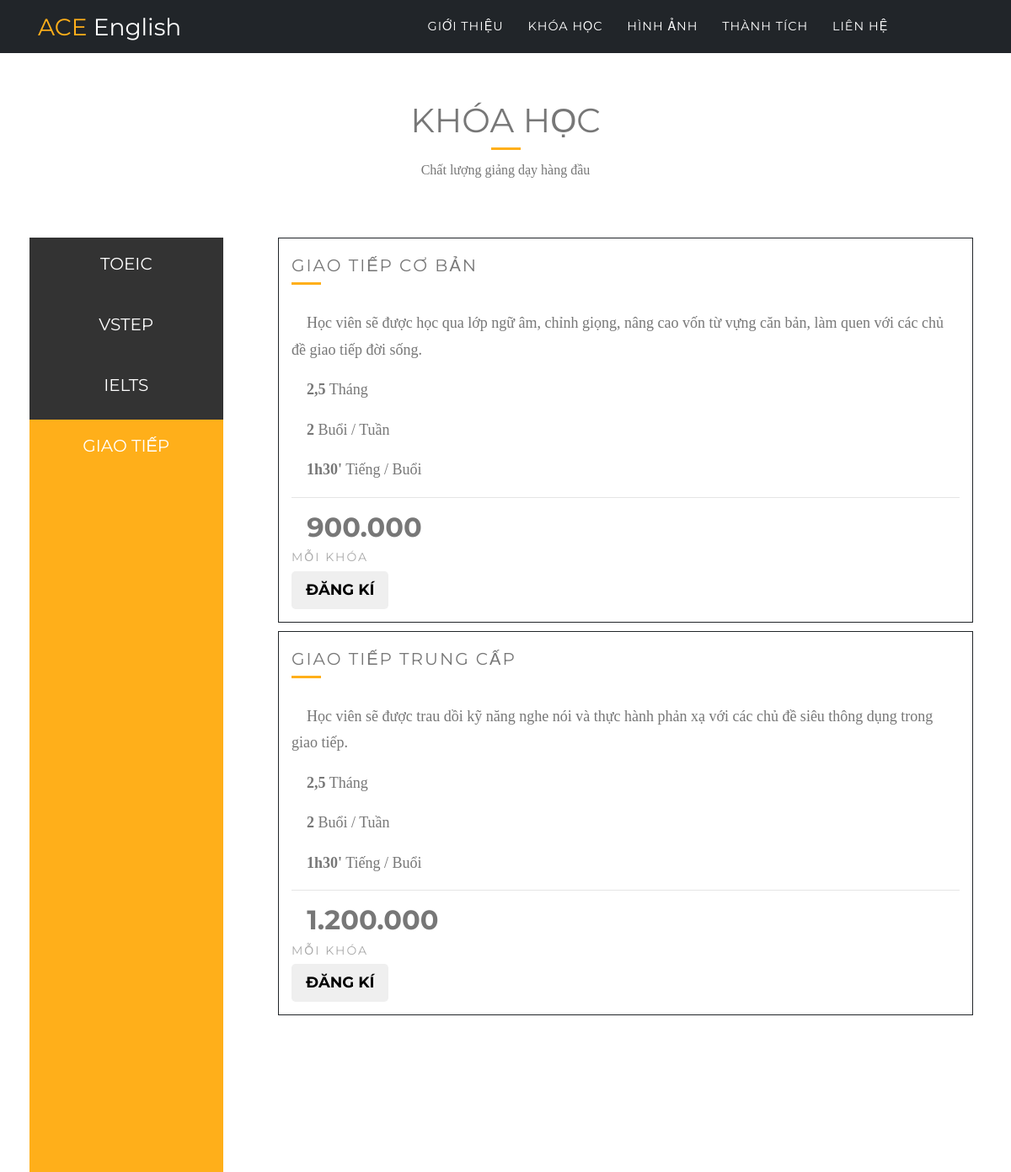
/giao-tiep, run on the app's committed database.
### main/models.py (models this page shows, shortened)
class CourseDesc(models.Model):
    course = models.ForeignKey(Course, related_name='description')
    course_name = models.CharField(max_length=255)
    description = models.CharField(max_length=4000)
    duration = models.CharField(max_length=255)
    days_per_week = models.CharField(max_length=255)
    hours_per_day = models.CharField(max_length=255)
    fee = models.CharField(max_length=255)

### main/views.py (the view)
# urls.py: url(r'^giao-tiep$', views.giaotiep, name='giaotiep'),
def giaotiep(request):
    gtcb = CourseDesc.objects.get(course_name = 'Giao tiếp cơ bản')
    gttc = CourseDesc.objects.get(course_name = 'Giao tiếp trung cấp')
    return render(request, 'giao-tiep.html', {'gtcb':gtcb, 'gttc':gttc})

### templates/giao-tiep.html (shortened to what this page needs)
﻿{% extends 'base.html' %}
{% block body %}
<head>
  <link rel="stylesheet" href="https://maxcdn.bootstrapcdn.com/font-awesome/4.5.0/css/font-awesome.min.css">
	<link rel="stylesheet" href="https://cdn.jsdelivr.net/themify-icons/0.1.2/css/themify-icons.css">
</head>
<body>
  <section class="title container" style="padding:45px 0 0px 0">
  <div class="row">
    <div class="col-md-12">
      <h1>Khóa Học</h1>
      <div class="seperator"></div>
      <p>Chất lượng giảng dạy hàng đầu </p>
    </div>
  </div>
</section>
<div class="container" >
  <div class="row">
    <div class="col-md-3 item">
      <div>
        <div class="icon-bar">
			  <a href="{% url 'toeic' %}">TOEIC</a>
			  <a href="{% url 'vstep' %}"  >VSTEP</a>
			  <a href="{% url 'ielts' %}"   >IELTS</a>
			  <a href="{% url 'giaotiep' %}" class="active">GIAO TIẾP</a>
		</div>
      </div>
    </div>
	<div class="col-md-9" >
      <div class="panel panel-default  item">
        <h4>{{gtcb.course_name}}</h4>
        <div class="seperator"></div>
        <div class="panel-body">
				  <p>&nbsp;&nbsp;&nbsp;&nbsp;{{gtcb.description}}</p>
				  <p>&nbsp;&nbsp;&nbsp;&nbsp;<strong>{{gtcb.duration}}</strong> Tháng</p>
				  <p>&nbsp;&nbsp;&nbsp;&nbsp;<strong>{{gtcb.days_per_week}}</strong> Buổi / Tuần</p>
				  <p>&nbsp;&nbsp;&nbsp;&nbsp;<strong>{{gtcb.hours_per_day}}</strong> Tiếng / Buổi</p>
				</div>
				<hr>
				<div class="panel-footer">
				  <h3>&nbsp;&nbsp;{{gtcb.fee}}</h3><h4>mỗi khóa</h4>
				  <button class="btn btn-lg"><a href="https://docs.google.com/forms/d/e/1FAIpQLSfg3Y7-w9VCgOi6QLiFa6Uwfezcqi_nIcKBXeik4pg4BFS8ow/viewform" target="_blank">Đăng kí</a></button>
				</div>
      </div>
	  <br>
	  <div class="panel panel-default  item">
        <h4>{{gttc.course_name}}</h4>
        <div class="seperator"></div>
        <div class="panel-body">
				  <p>&nbsp;&nbsp;&nbsp;&nbsp;{{gttc.description}}</p>
				  <p>&nbsp;&nbsp;&nbsp;&nbsp;<strong>{{gttc.duration}}</strong> Tháng</p>
				  <p>&nbsp;&nbsp;&nbsp;&nbsp;<strong>{{gttc.days_per_week}}</strong> Buổi / Tuần</p>
				  <p>&nbsp;&nbsp;&nbsp;&nbsp;<strong>{{gttc.hours_per_day}}</strong> Tiếng / Buổi</p>
				</div>
				<hr>
				<div class="panel-footer">
				  <h3>&nbsp;&nbsp;{{gttc.fee}}</h3><h4>mỗi khóa</h4>
				  <button class="btn btn-lg"><a href="https://docs.google.com/forms/d/e/1FAIpQLSfg3Y7-w9VCgOi6QLiFa6Uwfezcqi_nIcKBXeik4pg4BFS8ow/viewform" target="_blank">Đăng kí</a></button>
				</div>
      </div>
    </div>
  </div>
</div>
</body>
</html>
{% endblock %}

### templates/giao-tiep.html (style rules this page uses)
body { background: #fff; font-family: 'Merriweather', serif; font-size: 16px; color: #777; }
h1, h4 { font-family: 'Montserrat', sans-serif; font-weight: 400; }
.row { padding: 50px 0; }
.seperator { margin-bottom: 30px; width: 35px; height: 3px; background: #ffaf1a; border: none; }
.title { text-align: center; }
.title .row { padding: 50px 0 0; }
.title h1 { text-transform: uppercase; }
.title .seperator { margin: 0 auto 10px; }
.item { position: relative; margin-bottom: 10px; min-height: 1px; float: left; padding:15px; width:100%; }
.item h4 { font-size: 20px; margin-top: 5px; letter-spacing: 2px; text-transform: uppercase; }
.item p { font-size: 18px; }
.item a { font-family: 'Montserrat', sans-serif; font-size: 18px; text-transform: uppercase; color: #666; margin-top: 10px; }
.icon-bar { margin-top:-25px; margin-left:-10px; width: 90%; background-color: #333; }
.icon-bar a { display: block; text-align: center; padding: 16px; transition: all 0.3s ease; color: white; font-size: 20px; }
.active { background-color: #ffaf1a !important; color: white; pointer-events: none; height:100%; cursor: pointer; }
.panel { border: 0.5px solid #212529; border-radius:0 !important; transition: box-shadow 0.5s; text-align:left; }
.panel-footer a { color: inherit; text-decoration:none; }
.panel-footer { background-color: white !important; }
.panel-footer h3 { font-size: 32px; }
.panel-footer h4 { color: #aaa; font-size: 14px; }
.panel-footer .btn, { margin: 15px 0; background-color: #ffaf1a; color: #fff; }

### data on the page
CourseDesc: course_name "GIAO TIẾP CƠ BẢN", description "Học viên sẽ được học qua lớp ngữ âm, chỉnh giọng, nâng cao vốn từ vựng căn bản, làm quen với các chủ đề giao tiếp đời sống.", duration "2,5", days_per_week "2", hours_per_day "1h30'", fee "900.000"
CourseDesc: course_name "GIAO TIẾP TRUNG CẤP", description "Học viên sẽ được trau dồi kỹ năng nghe nói và thực hành phản xạ với các chủ đề siêu thông dụng trong giao tiếp.", duration "2,5", days_per_week "2", hours_per_day "1h30'", fee "1.200.000"
